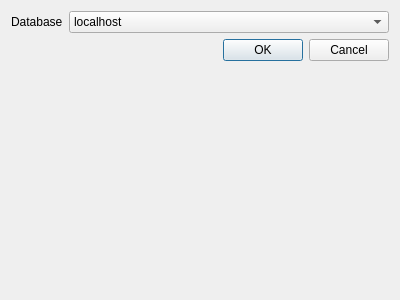
<?xml version="1.0" encoding="UTF-8"?>
<ui version="4.0">
 <class>Dialog</class>
 <widget class="QDialog" name="Dialog">
  <property name="geometry">
   <rect>
    <x>0</x>
    <y>0</y>
    <width>400</width>
    <height>300</height>
   </rect>
  </property>
  <property name="windowTitle">
   <string>Dialog</string>
  </property>
  <layout class="QFormLayout" name="formLayout">
   <item row="0" column="0">
    <widget class="QLabel" name="label">
     <property name="text">
      <string>Database</string>
     </property>
    </widget>
   </item>
   <item row="0" column="1">
    <widget class="QComboBox" name="comboBox">
     <item>
      <property name="text">
       <string>localhost</string>
      </property>
     </item>
     <item>
      <property name="text">
       <string>heroku</string>
      </property>
     </item>
    </widget>
   </item>
   <item row="1" column="0" colspan="2">
    <widget class="QDialogButtonBox" name="buttonBox">
     <property name="orientation">
      <enum>Qt::Horizontal</enum>
     </property>
     <property name="standardButtons">
      <set>QDialogButtonBox::Cancel|QDialogButtonBox::Ok</set>
     </property>
    </widget>
   </item>
  </layout>
 </widget>
 <resources/>
 <connections>
  <connection>
   <sender>buttonBox</sender>
   <signal>accepted()</signal>
   <receiver>Dialog</receiver>
   <slot>accept()</slot>
   <hints>
    <hint type="sourcelabel">
     <x>248</x>
     <y>254</y>
    </hint>
    <hint type="destinationlabel">
     <x>157</x>
     <y>274</y>
    </hint>
   </hints>
  </connection>
  <connection>
   <sender>buttonBox</sender>
   <signal>rejected()</signal>
   <receiver>Dialog</receiver>
   <slot>reject()</slot>
   <hints>
    <hint type="sourcelabel">
     <x>316</x>
     <y>260</y>
    </hint>
    <hint type="destinationlabel">
     <x>286</x>
     <y>274</y>
    </hint>
   </hints>
  </connection>
 </connections>
</ui>
